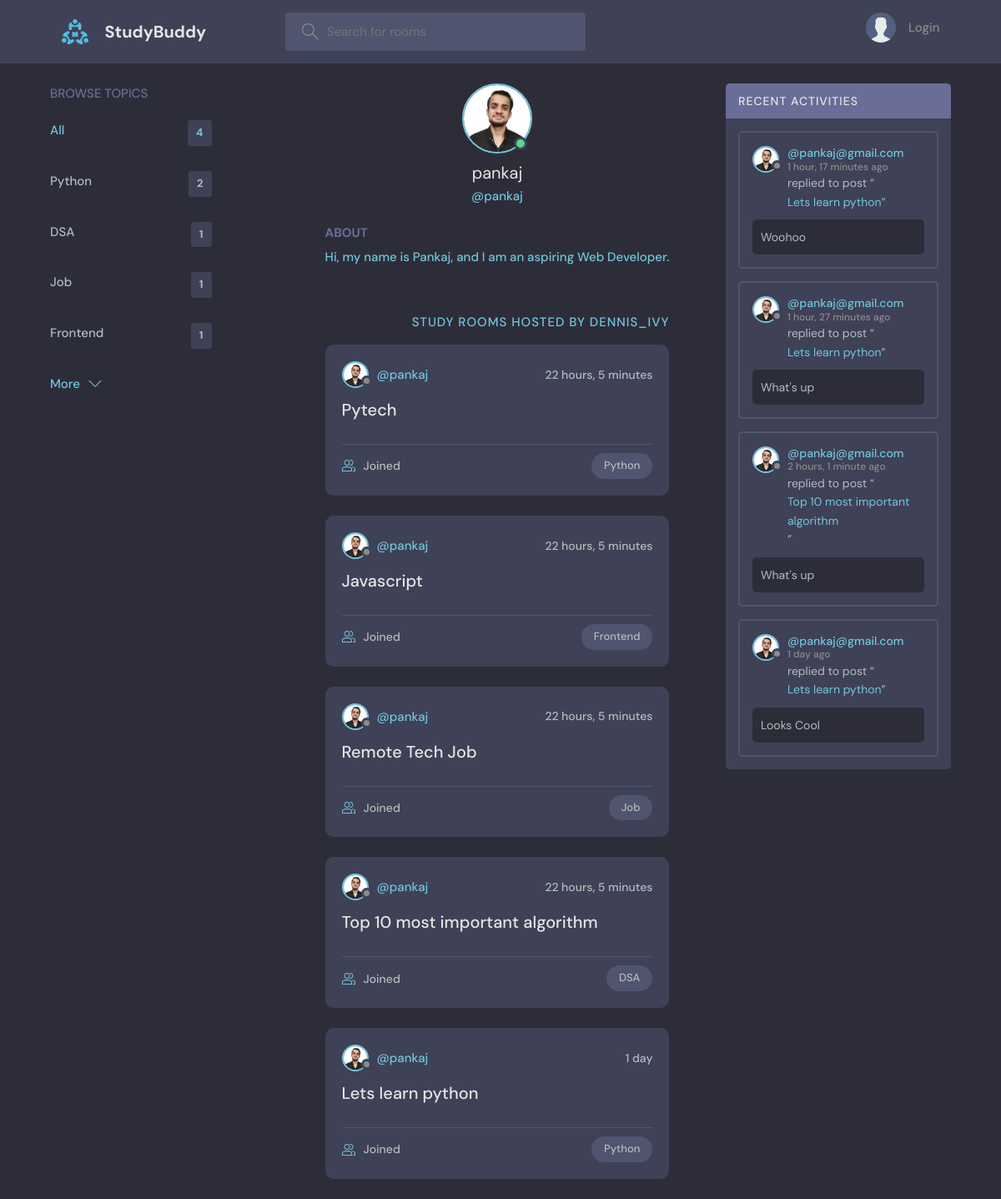
Screenshot of /user-profile/1/ with the database file from the repository.
### base/models.py (models this page shows, shortened)
class Topic(models.Model):
    name = models.CharField(max_length=100)

class User(AbstractUser):
    name = models.CharField(max_length=200,null=True)
    email = models.EmailField(unique=True,null=True)
    bio = models.TextField(blank=True)
    avatar = models.ImageField(null=True, default='avatar.svg')
    USERNAME_FIELD = 'email'
    REQUIRED_FIELDS=[]

class Room(models.Model):
    host = models.ForeignKey(User, on_delete=models.SET_NULL,null=True)
    topic = models.ForeignKey(Topic, on_delete=models.SET_NULL, null=True)
    name = models.CharField(max_length=200)
    description = models.TextField(null=True, blank=True)
    participant = models.ManyToManyField(User, related_name='participants',blank=True)
    created = models.DateTimeField(auto_now_add=True)
    updated = models.DateTimeField(auto_now=True)
    class Meta:
        ordering= ['-updated','-created']

class Message(models.Model):
    user = models.ForeignKey(User, on_delete=models.CASCADE)
    room = models.ForeignKey(Room, on_delete=models.CASCADE)
    body = models.TextField()
    created = models.DateTimeField(auto_now_add=True)
    updated = models.DateTimeField(auto_now=True)
    class Meta:
        ordering = ['-created','-updated']

### base/views.py (the view)
# urls.py: path('user-profile/<str:pk>/', userProfile, name='user-profile'),
def userProfile(request,pk):
    user = User.objects.get(id=pk)
    rooms = user.room_set.all()
    room_message= user.message_set.all()
    topics=Topic.objects.all()
    context = {'user':user,'rooms':rooms,'room_messages':room_message,'topics':topics}
    return render(request,'base/profile.html',context)

### base/templates/base/profile.html (shortened to what this page needs)
{% extends "main.html" %}
{% block content %}
  <main class="profile-page layout layout--3">
    <div class="container">
      {% include "base/topics_component.html" %}
      <div class="roomList">
        <div class="profile">
          <div class="profile__avatar">
            <div class="avatar avatar--large active">
              <img src="{{ user.avatar.url }}" />
            </div>
          </div>
          <div class="profile__info">
            <h3>{{user.username}}</h3>
            <p>@{{user.username}}</p>
          </div>
          <div class="profile__about">
            <h3>About</h3>
            <p>
              Hi, my name is Pankaj, and I am an aspiring Web Developer.
            </p>
          </div>
        </div>
        <div class="roomList__header">
          <div>
            <h2>Study Rooms Hosted by dennis_ivy</a>
            </h2>
          </div>
        </div>
        {% include "base/feed_component.html" %}
      </div>
      {% include "base/activity_component.html" %}
    </div>
  </main>
{% endblock content %}

### templates/main.html (shortened to what this page needs)
<!DOCTYPE html>
<html lang="en">
    {% load static %}
  <head>
    <link rel="stylesheet" href="{% static 'styles/style.css' %}" />
  </head>
  <body>
    {% include "navbar.html" %}
    {% block content %}
    {% endblock %}
</body>
  </body>
</html>

### templates/navbar.html (shortened to what this page needs)
{% load static %}
<header class="header header--loggedIn">
    <div class="container">
      <a href="{% url 'home' %}" class="header__logo">
        <img src="{% static 'images/logo.svg' %}" />
        <h1>StudyBuddy</h1>
      </a>
      <form class="header__search" method="GET" action="{url 'home' }">
        <label>
          <input name="q" placeholder='Search for rooms' />
        </label>
      </form>
      <nav class="header__menu">
{% if request.user.is_authenticated %}
        <div class="header__user">
          <a href="{% url 'update-user' %}">
            <div class="avatar avatar--medium active">
              <img src="{{request.user.avatar.url}}" />
            </div>
            <p>{{request.user.username}} <span>@{{request.user.username}}</span></p>
          </a>
          <button class="dropdown-button">
            <svg version="1.1" xmlns="http://www.w3.org/2000/svg" width="32" height="32" viewBox="0 0 32 32">
              <title>chevron-down</title>
              <path d="M16 21l-13-13h-3l16 16 16-16h-3l-13 13z"></path>
            </svg>
          </button>
        </div>
        {% else %}
        <a href="{% url 'login' %}">
          <img src="{% static 'images/avatar.svg' %}" />
          <p>Login</p>
        </a>
        {% endif %}
      </nav>
    </div>
  </header>

### base/templates/base/topics_component.html (shortened to what this page needs)
<div class="topics">
    <div class="topics__header">
      <h2>Browse Topics</h2>
    </div>
    <ul class="topics__list">
      <li>
        <a href="{% url 'home' %}" class="active">All <span>{{topics.count}}</span></a>
      </li>
      {% for topic in topics  %}
      <li>
        <a href="{% url 'home' %}?q={{topic.name}}">{{topic.name}} <span>{{topic.room_set.all.count}}</span></a>
      </li>
      {% endfor %}
    </ul>
    <a class="btn btn--link" href="{% url 'topics' %}">
      More
      <svg version="1.1" xmlns="http://www.w3.org/2000/svg" width="32" height="32" viewBox="0 0 32 32">
        <title>chevron-down</title>
        <path d="M16 21l-13-13h-3l16 16 16-16h-3l-13 13z"></path>
      </svg>
</div>

### base/templates/base/feed_component.html (shortened to what this page needs)
{% for room in rooms %}
<div class="roomListRoom">
    <div class="roomListRoom__header">
      <a href="{% url 'user-profile' room.host.id %}" class="roomListRoom__author">
        <div class="avatar avatar--small">
          <img src="{{room.host.avatar.url}}" />
        </div>
        <span>@{{room.host.username}}</span>
      </a>
      <div class="roomListRoom__actions">
        <span>{{room.created|timesince}}</span>
      </div>
    </div>
    <div class="roomListRoom__content">
      <a href="{% url 'room' room.id %}">{{room.name}}</a>
    </div>
    <div class="roomListRoom__meta">
      <a href="{% url 'room' room.id %}" class="roomListRoom__joined">
        {{room.participants.all.count}} Joined
      </a>
      <p class="roomListRoom__topic">{{ room.topic.name }}</p>
    </div>
  </div>
{% endfor %}

### base/templates/base/activity_component.html (shortened to what this page needs)
<div class="activities">
          <div class="activities__header">
            <h2>Recent Activities</h2>
          </div>
          {% for message in room_messages  %}
          <div class="activities__box">
            <div class="activities__boxHeader roomListRoom__header">
              <a href="{% url 'user-profile' message.user.id %}" class="roomListRoom__author">
                <div class="avatar avatar--small">
                  <img src="{{message.user.avatar.url}}" />
                </div>
                <p>
                    @{{message.user}}
                  <span>{{message.created|timesince}} ago</span>
                </p>
              </a>
            </div>
            <div class="activities__boxContent">
              <p>replied to post “<a href="{% url 'room' message.room.id %}">{{message.room.name}}</a>”</p>
              <div class="activities__boxRoomContent">
               {{message.body}}
              </div>
            </div>
          </div>
          {% endfor %}

### rows the page displays
Topic: name "Python", room_set.all.count "2"
Topic: name "DSA", room_set.all.count "1"
Topic: name "Job", room_set.all.count "1"
Topic: name "Frontend", room_set.all.count "1"
User: avatar (picture), username "pankaj"
Room: host.avatar (picture), host.username "pankaj", created "22 hours, 5 minutes", name "Pytech", topic.name "Python"
Room: host.avatar (picture), host.username "pankaj", created "22 hours, 5 minutes", name "Javascript", topic.name "Frontend"
Room: host.avatar (picture), host.username "pankaj", created "22 hours, 5 minutes", name "Remote Tech Job", topic.name "Job"
Room: host.avatar (picture), host.username "pankaj", created "22 hours, 5 minutes", name "Top 10 most important algorithm", topic.name "DSA"
Room: host.avatar (picture), host.username "pankaj", created "1 day", name "Lets learn python", topic.name "Python"
Message: user.avatar (picture), user "pankaj@gmail.com", created "1 hour, 17 minutes", room.name "Lets learn python", body "Woohoo"
Message: user.avatar (picture), user "pankaj@gmail.com", created "1 hour, 27 minutes", room.name "Lets learn python", body "What's up"
Message: user.avatar (picture), user "pankaj@gmail.com", created "2 hours, 1 minute", room.name "Top 10 most important algorithm", body "What's up"
Message: user.avatar (picture), user "pankaj@gmail.com", created "1 day", room.name "Lets learn python", body "Looks Cool"

### other values shown
{{ topics.count }} "4"
